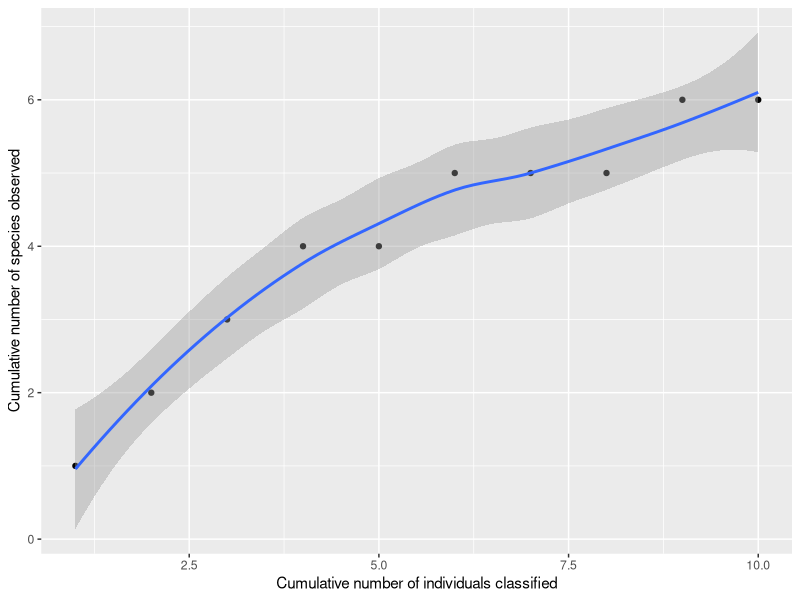

Generate this figure with R:
## ---- chunk 1
#To make tables
library(kableExtra)
library(knitr)
#To manipulate and plot data
library(tidyverse)
## ---- chunk 2
example_data1 = data.frame(
  number = c(1,2,3),
  name = c("lion", "tiger", "bear"),
  characteristics = c("brown cat", "striped cat", "not a cat"),
  occurences = c(2, 4, 1)
)
## ---- chunk 3
example_data1 %>% 
  kable("html") %>%
  kable_styling(bootstrap_options = "striped", font_size = 10, full_width = F)
## ---- chunk 4
example_data2 = data.frame(
  x = c(1,2,3,4,5,6,7,8,9,10),
  y = c(1,2,3,4,4,5,5,5,6,6)
)
## ---- chunk 5
ggplot(example_data2, aes(x=x, y=y)) +
  geom_point() +
  geom_smooth() +
  labs(x="Cumulative number of individuals classified", y="Cumulative number of species observed")
## ---- chunk 6
species1 = 2/(2+4+1)
species2 = 4/(2+4+1)
species3 = 1/(2+4+1)

1 / (species1^2 + species2^2 + species3^2)
## ---- chunk 7
3 + 1^2/(2*2)
## ---- chunk 8
library(vegan)
## ---- chunk 9
example_data1_diversity = 
  example_data1 %>% 
  select(name, occurences) %>% 
  spread(name, occurences)

example_data1_diversity
## ---- chunk 10
diversity(example_data1_diversity, index="invsimpson")
## ---- chunk 11
specpool(example_data1_diversity)
